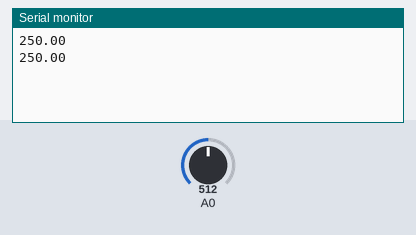
This sketch was run on a simulated Arduino Uno, built with avr-gcc and run on an emulated ATmega328P. On the bench: the last lines printed to the serial monitor. The inputs (shaded band) are chosen by the test bench; at power-on: A0 = 512.

Above: at 1.8 s.
1.9 s: A0 set to 716
At 2.8 s:
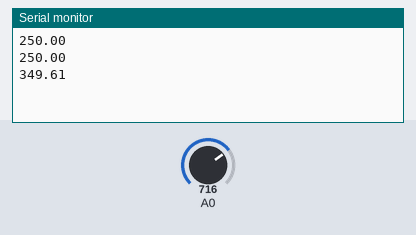
3.4 s: A0 set to 900
At 4.8 s:
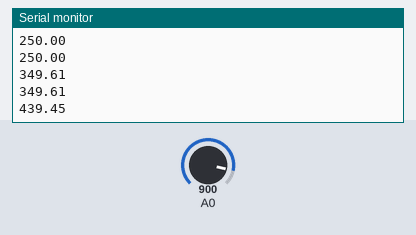
Timing chart, 0 to 6.4 s (numbered marks = the images above; inputs shaded):
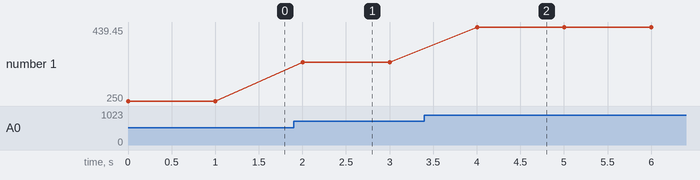

The sketch:

LM35_TemperatureSensor.ino
```cpp
void setup()
{
  Serial.begin(9600);
}
void loop()
{
  int val = analogRead(A0);
  float temp = ((val * 5.0)/1024.0)*100;
  Serial.println(temp);
  delay(1000);
}
```

Measured:
- after the input at 1.9 s, the serial monitor: prints a new line after 0.10 s (image 1)
- after the input at 3.4 s, the serial monitor: prints a new line after 0.60 s (image 2)
- plotted number 1: 250 → 349.61 after the input at 1.9 s, 349.61 → 439.45 after the input at 3.4 s
